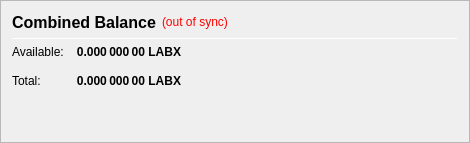
                   <widget class="QFrame" name="frame_CombinedBalances">
                    <property name="minimumSize">
                     <size>
                      <width>470</width>
                      <height>0</height>
                     </size>
                    </property>
                    <property name="frameShape">
                     <enum>QFrame::StyledPanel</enum>
                    </property>
                    <property name="frameShadow">
                     <enum>QFrame::Raised</enum>
                    </property>
                    <layout class="QVBoxLayout" name="verticalLayout_5">
                     <item>
                      <layout class="QHBoxLayout" name="horizontalLayout_5" stretch="0,0,0">
                       <item>
                        <widget class="QLabel" name="label_5z">
                         <property name="minimumSize">
                          <size>
                           <width>0</width>
                           <height>20</height>
                          </size>
                         </property>
                         <property name="font">
                          <font>
                           <pointsize>12</pointsize>
                           <weight>75</weight>
                           <bold>true</bold>
                          </font>
                         </property>
                         <property name="toolTip">
                          <string>Combined Balance (including unconfirmed and immature coins)</string>
                         </property>
                         <property name="text">
                          <string>Combined Balance</string>
                         </property>
                        </widget>
                       </item>
                       <item>
                        <widget class="QLabel" name="labelWalletStatus">
                         <property name="cursor">
                          <cursorShape>WhatsThisCursor</cursorShape>
                         </property>
                         <property name="toolTip">
                          <string>The displayed information may be out of date. Your wallet automatically synchronizes with the LABX network after a connection is established, but this process has not completed yet.</string>
                         </property>
                         <property name="styleSheet">
                          <string notr="true">QLabel { color: red; }</string>
                         </property>
                         <property name="text">
                          <string notr="true">(out of sync)</string>
                         </property>
                         <property name="alignment">
                          <set>Qt::AlignLeading|Qt::AlignLeft|Qt::AlignVCenter</set>
                         </property>
                        </widget>
                       </item>
                       <item>
                        <spacer name="horizontalSpacer_1">
                         <property name="orientation">
                          <enum>Qt::Horizontal</enum>
                         </property>
                         <property name="sizeHint" stdset="0">
                          <size>
                           <width>40</width>
                           <height>20</height>
                          </size>
                         </property>
                        </spacer>
                       </item>
                      </layout>
                     </item>
                     <item>
                      <widget class="Line" name="line_CombinedBalance">
                       <property name="minimumSize">
                        <size>
                         <width>0</width>
                         <height>1</height>
                        </size>
                       </property>
                       <property name="maximumSize">
                        <size>
                         <width>16777215</width>
                         <height>1</height>
                        </size>
                       </property>
                       <property name="orientation">
                        <enum>Qt::Horizontal</enum>
                       </property>
                      </widget>
                     </item>
                     <item>
                      <layout class="QGridLayout" name="gridLayout_3">
                       <property name="spacing">
                        <number>12</number>
                       </property>
                       <item row="1" column="0">
                        <widget class="QLabel" name="labelBalanceTextz">
                         <property name="text">
                          <string>Available:</string>
                         </property>
                        </widget>
                       </item>
                       <item row="1" column="1">
                        <widget class="QLabel" name="labelBalancez">
                         <property name="font">
                          <font>
                           <weight>75</weight>
                           <bold>true</bold>
                          </font>
                         </property>
                         <property name="cursor">
                          <cursorShape>IBeamCursor</cursorShape>
                         </property>
                         <property name="toolTip">
                          <string>Your current spendable balance</string>
                         </property>
                         <property name="text">
                          <string notr="true">0.000 000 00 LABX</string>
                         </property>
                         <property name="alignment">
                          <set>Qt::AlignRight|Qt::AlignTrailing|Qt::AlignVCenter</set>
                         </property>
                         <property name="textInteractionFlags">
                          <set>Qt::LinksAccessibleByMouse|Qt::TextSelectableByKeyboard|Qt::TextSelectableByMouse</set>
                         </property>
                        </widget>
                       </item>
                       <item row="2" column="0">
                        <widget class="QLabel" name="labelTotalTextz">
                         <property name="text">
                          <string>Total:</string>
                         </property>
                        </widget>
                       </item>
                       <item row="2" column="1">
                        <widget class="QLabel" name="labelTotalz">
                         <property name="font">
                          <font>
                           <weight>75</weight>
                           <bold>true</bold>
                          </font>
                         </property>
                         <property name="cursor">
                          <cursorShape>IBeamCursor</cursorShape>
                         </property>
                         <property name="toolTip">
                          <string>Total Balance, including all unavailable coins.</string>
                         </property>
                         <property name="text">
                          <string notr="true">0.000 000 00 LABX</string>
                         </property>
                         <property name="alignment">
                          <set>Qt::AlignRight|Qt::AlignTrailing|Qt::AlignVCenter</set>
                         </property>
                         <property name="textInteractionFlags">
                          <set>Qt::LinksAccessibleByMouse|Qt::TextSelectableByKeyboard|Qt::TextSelectableByMouse</set>
                         </property>
                        </widget>
                       </item>
                       <item row="2" column="3">
                        <spacer name="horizontalSpacer_2">
                         <property name="orientation">
                          <enum>Qt::Horizontal</enum>
                         </property>
                         <property name="sizeHint" stdset="0">
                          <size>
                           <width>40</width>
                           <height>20</height>
                          </size>
                         </property>
                        </spacer>
                       </item>
                      </layout>
                     </item>
                     <item>
                      <spacer name="verticalSpacer_1">
                       <property name="orientation">
                        <enum>Qt::Vertical</enum>
                       </property>
                       <property name="sizeHint" stdset="0">
                        <size>
                         <width>20</width>
                         <height>40</height>
                        </size>
                       </property>
                      </spacer>
                     </item>
                    </layout>
                   </widget>
